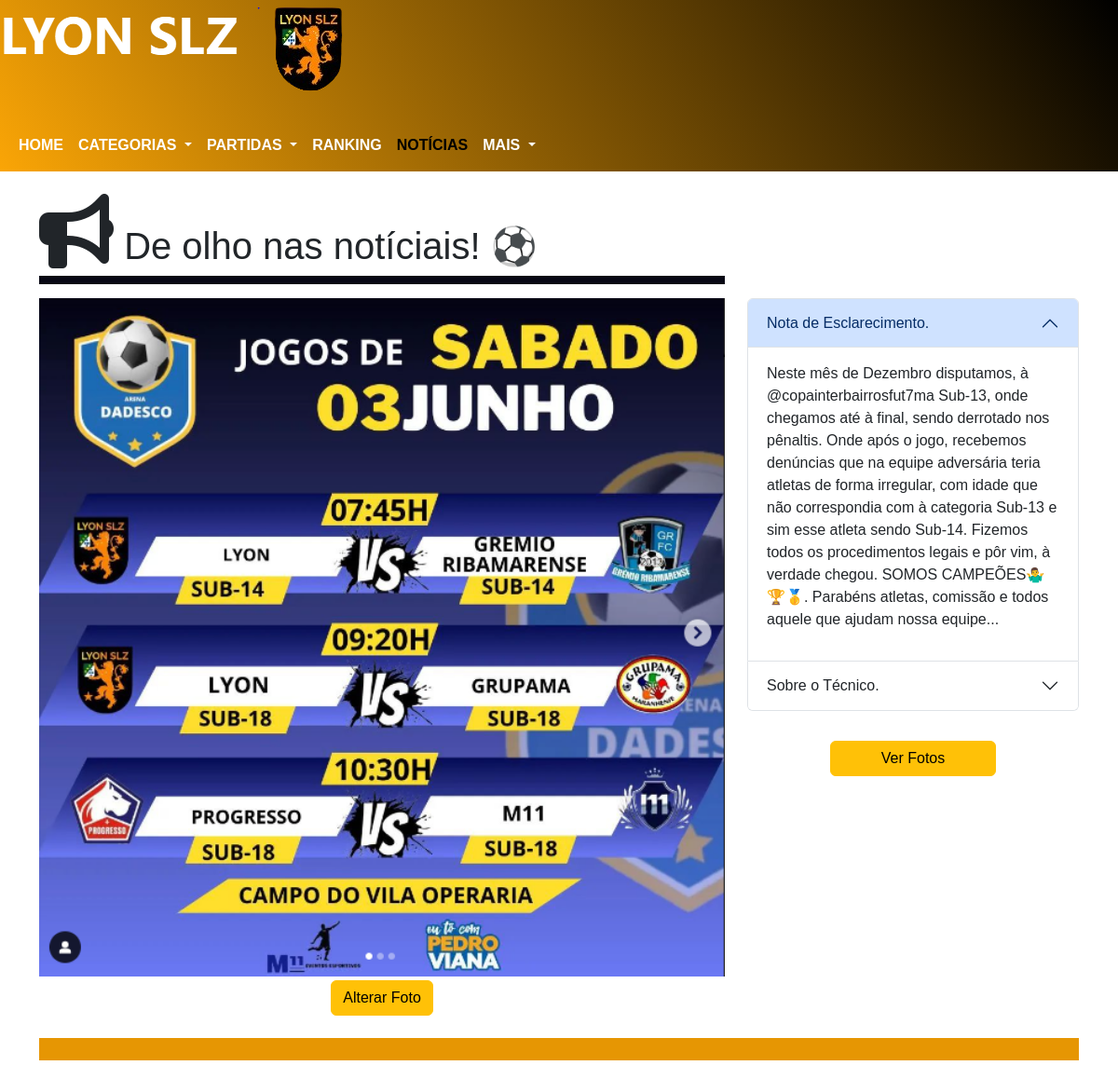
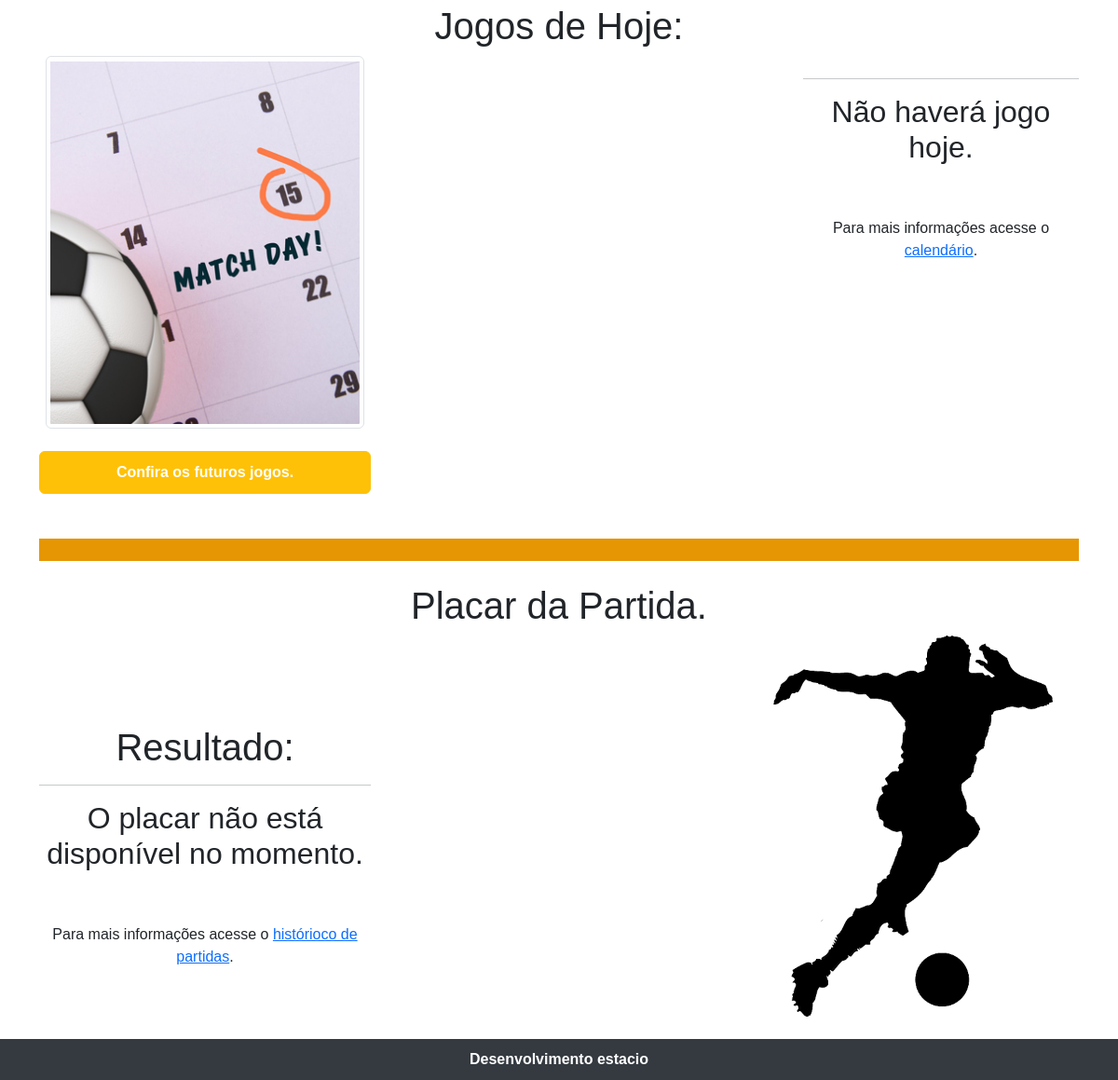
The page /admin/noticiaisAdmin.php on the database its author committed (2 pictures, top to bottom).
### tables this page shows
CREATE TABLE `tblfotos_noticias` (
  `id` int(11) UNSIGNED NOT NULL,
  `arquivo` varchar(255) NOT NULL
);

CREATE TABLE `tblnoticias` (
  `id` int(11) UNSIGNED NOT NULL,
  `titulo` varchar(255) NOT NULL,
  `descricao` text NOT NULL
);

### admin/include/accordionAdmin.php (the view, shortened to what this page needs)
<?php
require('../db/conexao.php');
$sql = $pdo->prepare("SELECT * FROM tblnoticias WHERE id = 1");
$sql->execute();
$resultado = $sql->fetch(PDO::FETCH_ASSOC);
$titlo = $resultado['titulo'];
$descricao = $resultado['descricao']
?>
<div class="col-lg-4">
    <div class="accordion" id="accordionExample">
        <div class="accordion-item">
            <h2 class="accordion-header" id="headingOne">
                <button class="accordion-button" type="button" data-bs-toggle="collapse" data-bs-target="#collapseOne" aria-expanded="true" aria-controls="collapseOne">
                    <?php echo $titlo; ?>
                </button>
            </h2>
            <div id="collapseOne" class="accordion-collapse collapse show" aria-labelledby="headingOne" data-bs-parent="#accordionExample">
                <div class="accordion-body">
                    <p class="description"><?php echo $descricao; ?></p>
                </div>
            </div>
        </div>
        <div class="accordion-item">
            <h2 class="accordion-header" id="headingTwo">
                <button class="accordion-button collapsed" type="button" data-bs-toggle="collapse" data-bs-target="#collapseTwo" aria-expanded="false" aria-controls="collapseTwo">
                    Sobre o Técnico.
                </button>
            </h2>
        </div>
    </div>
    <div class="d-grid gap-2 col-6 mx-auto mt-4">
        <a href="fotosAdmin.php" class="btn btn-warning mt-2" id="btn-fotos" type="button">Ver Fotos</a>
    </div>
</div>

### admin/include/fotoNoticiaAdmin.php
<?php
require('../db/conexao.php');
$sql = "SELECT * FROM tblfotos_noticias WHERE id = 19";
$stmt = $pdo->prepare($sql);
$stmt->execute();
$resultado = $stmt->fetch(PDO::FETCH_ASSOC);
$pasta = "imgNoticias/";
$nomeArquivo = "";
if ($resultado !== false) {
    $arquivo = $resultado['arquivo'];
    $nomeArquivo = $pasta . $arquivo;
} else {
    $nomeArquivo = "../img/imgTime/imgTime03.png";
}
?>
<img src="<?php echo $nomeArquivo; ?>" loading="lazy" class="d-block w-100">

### admin/noticiaisAdmin.php (style rules this page uses)
body { width: 100%; font-family: Arial, Helvetica, sans-serif; }
p.description { text-align: left; }

### rows shown on the page
tblfotos_noticias: arquivo (picture)
tblnoticias: titulo "Nota de Esclarecimento.", descricao "Neste mês de Dezembro disputamos, à @copainterbairrosfut7ma Sub-13, onde chegamos até à final, sendo derrotado nos pênaltis. Onde após o jogo, recebemos denúncias que na equipe adversária teria atletas de forma irregular, com idade que não correspondia com à categoria Sub-13 e sim esse atleta sendo Sub-14. Fizemos todos os procedimentos legais e pôr vim, à verdade chegou. SOMOS CAMPEÕES🤷‍♂️🏆🥇. Parabéns atletas, comissão e todos aquele que ajudam nossa equipe..."
